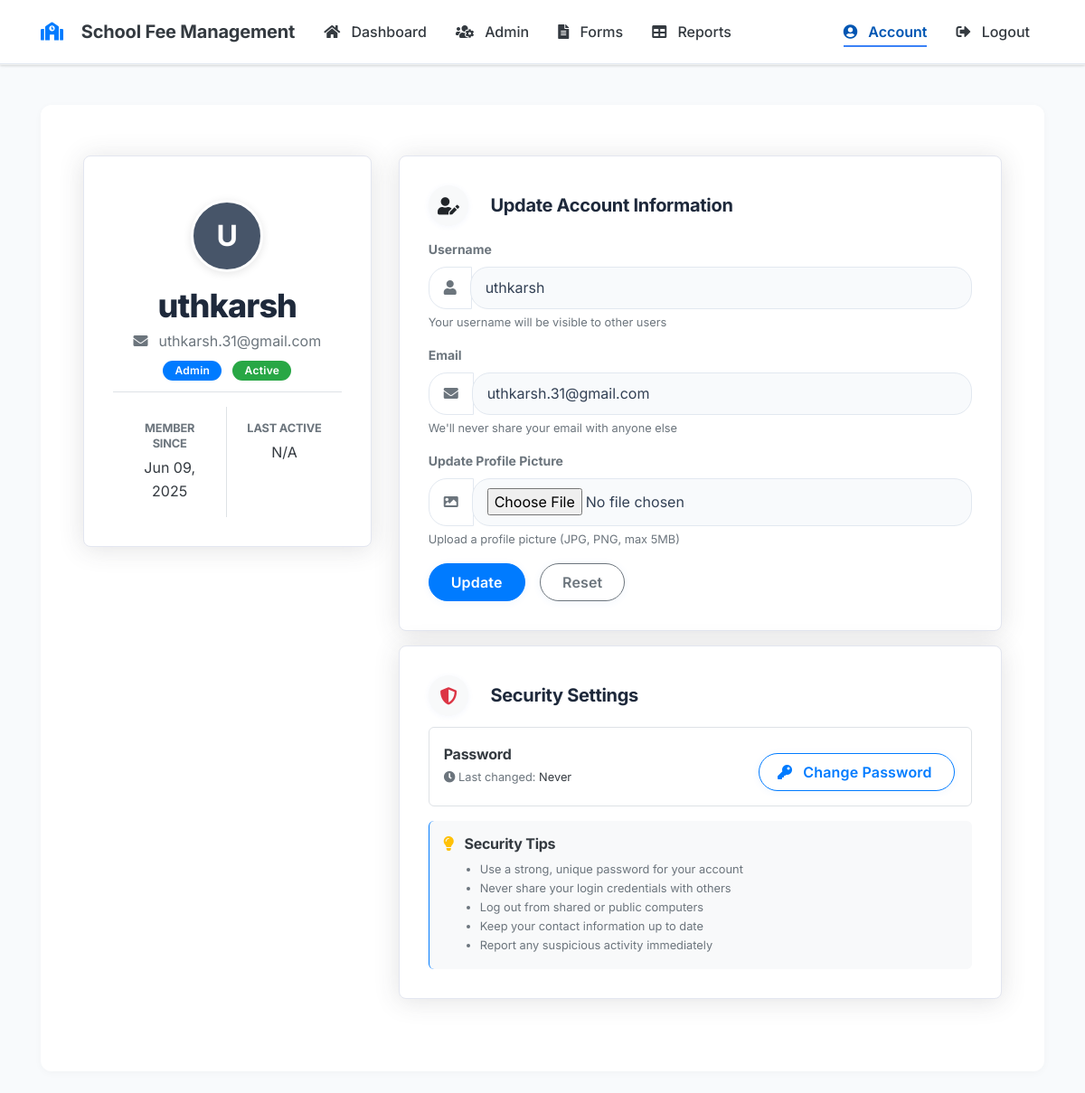
Before: /account (signed in) with the older database file.
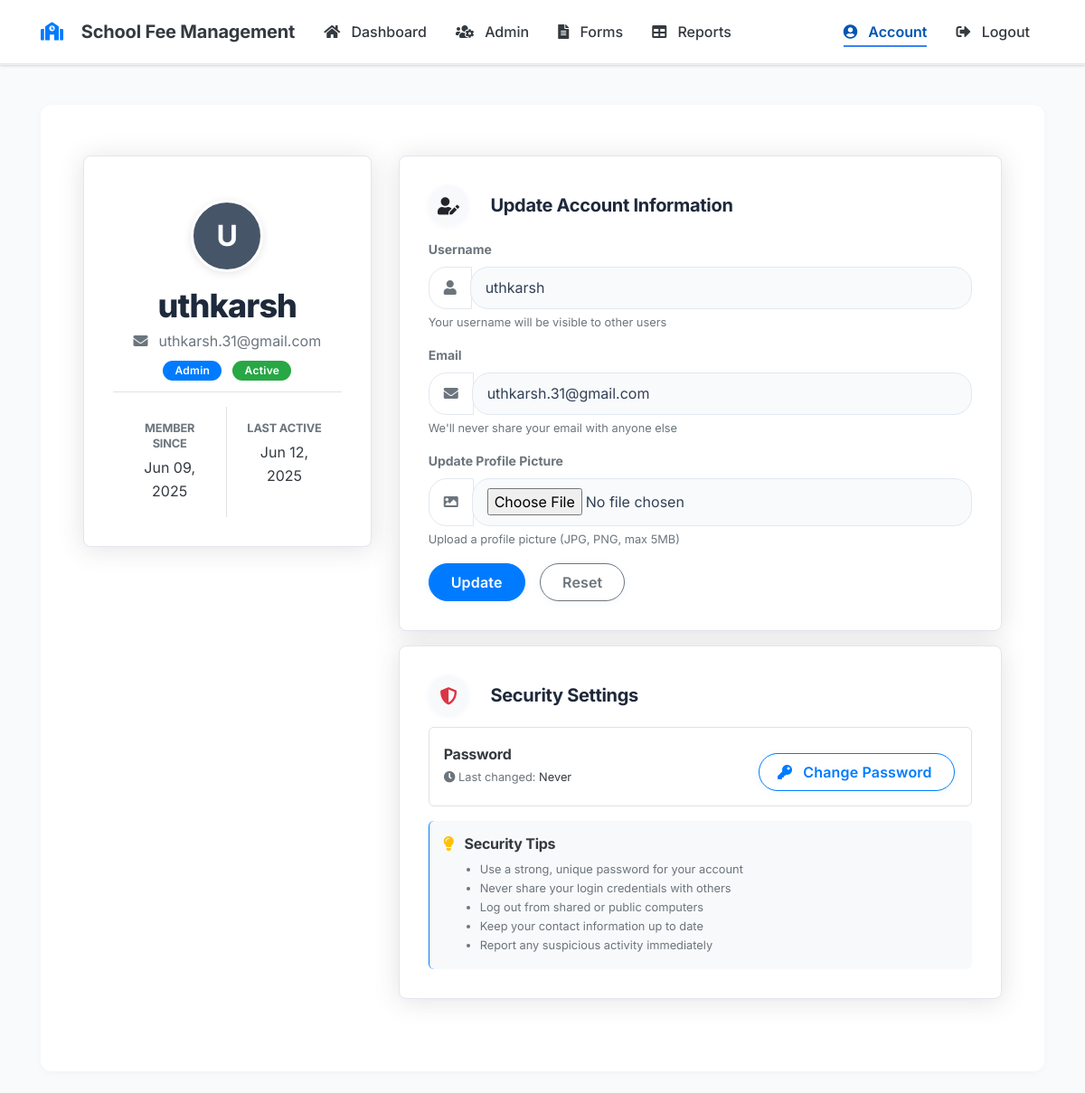
After: the same page with the newer database file.
### school/models.py (models this page shows, shortened)
class User(db.Model, UserMixin):
    __tablename__ = "users"
    id = db.Column(db.Integer, primary_key=True)
    username = db.Column(db.String(20), unique=True, nullable=False)
    email = db.Column(db.String(120), unique=True, nullable=False)
    user_role = db.Column(db.String(20), nullable=False)
    password = db.Column(db.String(60), nullable=False)
    is_approved = db.Column(db.Boolean, default=False)
    last_login = db.Column(db.DateTime, nullable=True)
    failed_login_attempts = db.Column(db.Integer, default=0)
    account_locked_until = db.Column(db.DateTime, nullable=True)
    created_at = db.Column(db.DateTime, default=datetime.utcnow)
    __table_args__ = (
        Index("ix_users_username", "username"),
        Index("ix_users_email", "email"),
        Index("ix_users_user_role", "user_role"),
    )

### school/routes.py (the view)
@user_bp.route("/account", methods=["GET", "POST"])
@login_required
def account():
    form = UpdateAccountForm()
    if form.validate_on_submit():
        try:
            with transaction_context():
                old_username = current_user.username
                current_user.username = form.username.data
                current_user.email = form.email.data
                if form.picture.data:
                    picture_file = save_profile_picture(form.picture.data)
                    if picture_file:
                        current_user.image_file = picture_file
            log_activity('updated', 'User', current_user.id, f"User profile updated: {old_username} → {current_user.username}")
            flash('Your account has been updated!', 'success')
            return redirect(url_for('user_bp.account'))
        except Exception as e:
            log_exception(e, "Error updating account")
            flash('An error occurred while updating your account. Please try again.', 'danger')
    elif request.method == 'GET':
        form.username.data = current_user.username
        form.email.data = current_user.email
    return render_template('account.html', title='Account', form=form)

### school/__init__.py (called while the page is built)
def _configure_security(app, is_production):
    app.config["SECRET_KEY"] = os.getenv("SECRET_KEY")
    if not app.config["SECRET_KEY"]:
        app.config["SECRET_KEY"] = secrets.token_hex(32)
        logger.warning(
            "Using a randomly generated secret key. "
            "For production, set SECRET_KEY in environment variables."
        )
    app.config["WTF_CSRF_ENABLED"] = True
    app.config["WTF_CSRF_TIME_LIMIT"] = 3600  # 1 hour
    @app.after_request
    def add_security_headers(response):
        response.headers["X-Content-Type-Options"] = "nosniff"
        response.headers["X-Frame-Options"] = "SAMEORIGIN"
        response.headers["X-XSS-Protection"] = "1; mode=block"
        if is_production:
            response.headers["Strict-Transport-Security"] = "max-age=31536000; includeSubDomains"
        return response

### school/models.py (called while the page is built)
@login_manager.user_loader
def load_user(user_id: str) -> Optional["User"]:
    try:
        return User.query.get(int(user_id))
    except (ValueError, TypeError) as e:
        logger.error(f"Invalid user_id format: {user_id}, error: {e}")
        return None

### school/templates/account.html (shortened to what the changed rows need)
{% extends "layout.html" %}
{% block content %}
<div class="container py-4">
    <div class="row">
        <div class="col-lg-4 mb-4">
            <div class="content-section">
                <div class="text-center pt-3">
                    <div class="mb-4">
                        <div class="account-img mx-auto bg-steel text-white d-flex justify-content-center align-items-center" aria-hidden="true">
                            {{ current_user.username[0]|upper }}
                        </div>
                    </div>
                    <h1 class="h3 account-heading mb-1">{{ current_user.username }}</h1>
                    <p class="text-secondary mb-2">
                        <i class="fas fa-envelope me-2" aria-hidden="true"></i>{{ current_user.email }}
                    </p>
                    <div class="d-flex justify-content-center mb-3">
                        <span class="badge badge-primary me-2">{{ current_user.user_role }}</span>
                        <span class="badge badge-success">Active</span>
                    </div>
                    <div class="border-top pt-3 mt-2">
                        <div class="row no-gutters">
                            <div class="col-6 border-right pe-2">
                                <div class="p-3">
                                    <h6 class="text-secondary text-uppercase small fw-bold mb-1">Member Since</h6>
                                    <p class="text-dark mb-0">{{ current_user.created_at.strftime('%b %d, %Y') if current_user.created_at else 'N/A' }}</p>
                                </div>
                            </div>
                            <div class="col-6 ps-2">
                                <div class="p-3">
                                    <h6 class="text-secondary text-uppercase small fw-bold mb-1">Last Active</h6>
                                    <p class="text-dark mb-0">{{ current_user.last_login.strftime('%b %d, %Y') if current_user.last_login else 'N/A' }}</p>
                                </div>
                            </div>
                        </div>
                    </div>
                </div>
            </div>
        </div>
        <div class="col-lg-8">
            <div class="content-section mb-4">
                <div class="d-flex align-items-center mb-3">
                    <h2 class="h5 mb-0 fw-bold">Update Account Information</h2>
                </div>
                <form method="POST" action="{{ url_for('user_bp.account') }}" enctype="multipart/form-data">
                    <div class="form-group mb-3">
                        <div class="input-group">
                            <div class="input-group-prepend">
                                <span class="input-group-text bg-white border-end-0 text-secondary" aria-hidden="true">
                                </span>
                            </div>
                            {% if form.username.errors %}
                                {{ form.username(class="form-control is-invalid border-start-0", id="username-input", aria_describedby="username-feedback") }}
                                <div class="invalid-feedback" id="username-feedback" role="alert">
                                    {% for error in form.username.errors %}
                                        <span>{{ error }}</span>
                                    {% endfor %}
                                </div>
                            {% else %}
                                {{ form.username(class="form-control border-start-0", id="username-input", aria_describedby="username-help") }}
                            {% endif %}
                        </div>
                    </div>
                    <div class="form-group mb-3">
                        <div class="input-group">
                            <div class="input-group-prepend">
                                <span class="input-group-text bg-white border-end-0 text-secondary" aria-hidden="true">
                                </span>
                            </div>
                            {% if form.email.errors %}
                                {{ form.email(class="form-control is-invalid border-start-0", id="email-input", aria_describedby="email-feedback") }}
                                <div class="invalid-feedback" id="email-feedback" role="alert">
                                    {% for error in form.email.errors %}
                                        <span>{{ error }}</span>
                                    {% endfor %}
                                </div>
                            {% else %}
                                {{ form.email(class="form-control border-start-0", id="email-input", aria_describedby="email-help") }}
                            {% endif %}
                        </div>
                    </div>
                </form>
            </div>
            <div class="content-section">
                <div class="d-flex align-items-center mb-3">
                    <h2 class="h5 mb-0 fw-bold">Security Settings</h2>
                </div>
            </div>
        </div>
    </div>
</div>
{% endblock content %}

Changed rows visible on the page:
changed User "uthkarsh": last_login "N/A" → "Jun 12, 2025"
